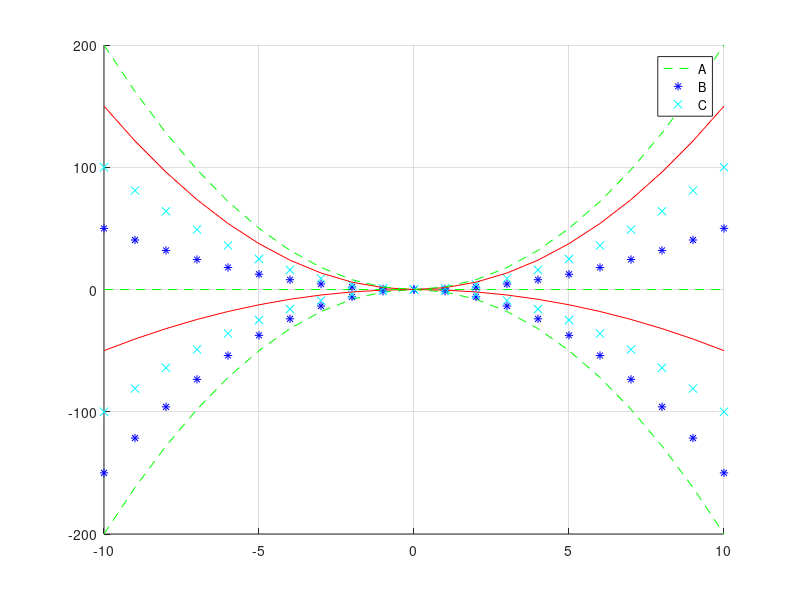

MATLAB code for this plot:
figure;      
hold on;
grid on;
x = -10:10;
a = -2 : .5 : 2;
k=size(a);%iterator
kolor=['r- ';'g--';'b* ';'cx '];
for i=k(1):k(2)
    plot( x, (a(i)*x.*x), kolor(mod(i,4)+1,:) );
end
legend('A','B','C');
